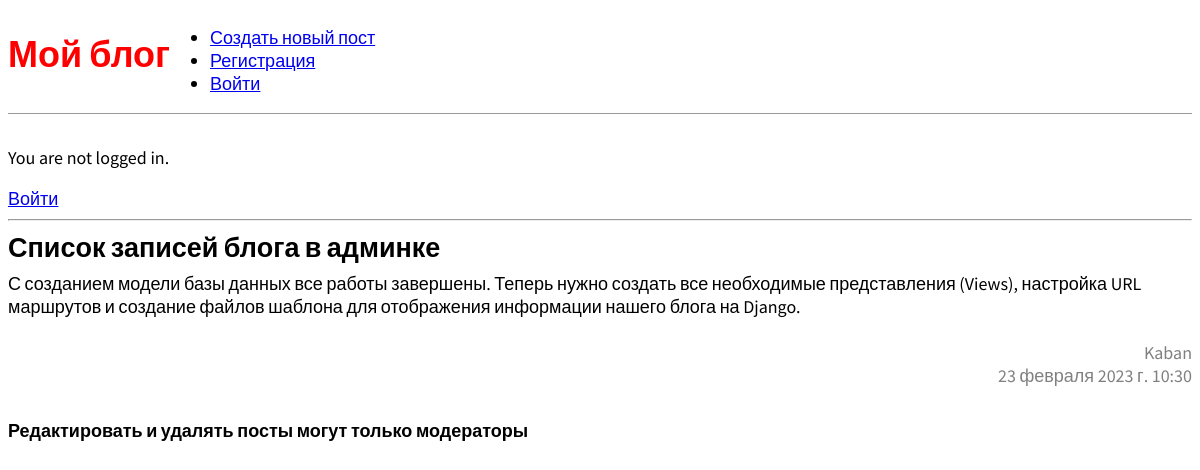
The app's page /post/2/ with its own data.
### blog/models.py (models this page shows, shortened)
class Post(models.Model):
    title = models.CharField(max_length=200)  # Строковое поле, для строк малого и большого размера.
    author = models.ForeignKey(
        'auth.User',
        on_delete=models.CASCADE,  # Если удалиться пользователь, то и его статьи удаляться(каскадное отношение)
    )
    body = models.TextField()  # Большое текстовое поле
    time_create = models.DateTimeField(default=datetime.datetime.now())

### blog/views.py (the view)
# urls.py: path("post/<int:pk>/", BlogDetailView.as_view(), name='post_detail'),
class BlogDetailView(DetailView):
    model = Post
    template_name = 'post_detail.html'

### templates/post_detail.html
{% extends 'base.html' %}
{% block content %}
  <div class="post-entry">
    <h2>{{ object.title }}</h2>
    <p>{{ object.body }}</p>
    <br>
    <p class="date">{{ object.author }}</p>
    <p class="date">{{ object.time_create }}</p>
  </div>
  {% if user.id == 1 %}
  <a href='{% url 'post_edit' post.pk %}'>Редактировать</a>
  <a style="color: red;" href="{% url 'post_delete' post.pk %}">Удалить</a>
  <p>{{ user.group.name }}</p>
  {% else %}
  <b>Редактировать и удалять посты могут только модераторы</b>
  {% endif %}
{% endblock content %}

### static/css/base.css (style rules this page uses)
body { font-family: 'Source Sans Pro', sans-serif; font-size: 18px; }
.post-entry { margin-bottom: 2rem; }
.post-entry h2 { margin: 0.5rem 0; }
.post-entry p { margin: 0; font-weight: 400; }
.date { color: grey; text-align: right; }

### records on screen
Post: title "Список записей блога в админке", body "С созданием модели базы данных все работы завершены. Теперь нужно создать все необходимые представления (Views), настройка URL маршрутов и создание файлов шаблона для отображения информации нашего блога на Django.", author "Kaban", time_create "23 февраля 2023 г. 10:30"
